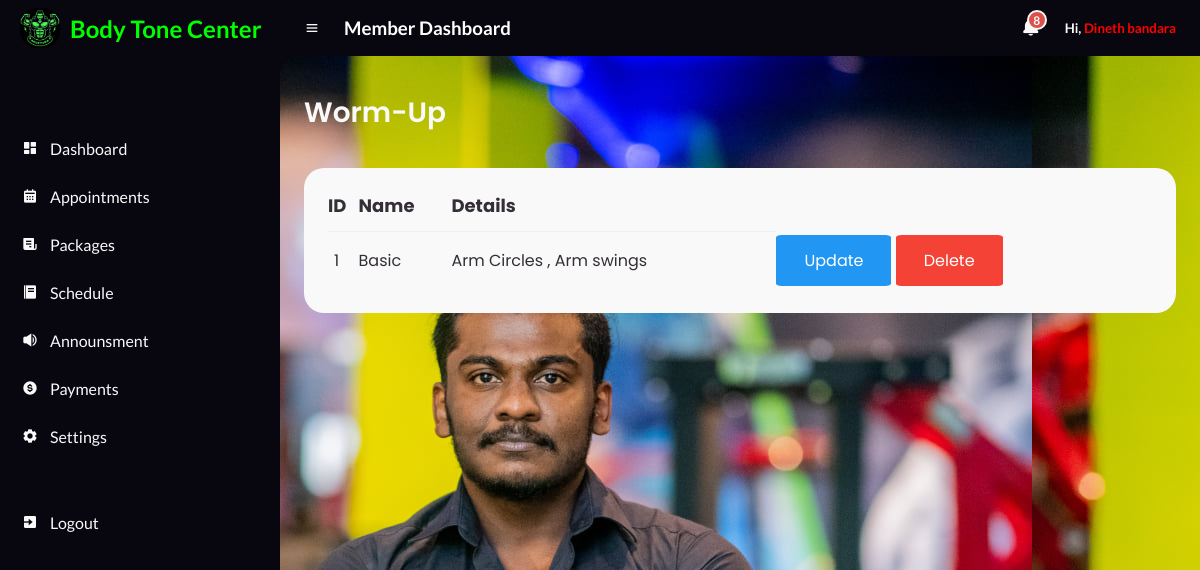
The app's page /Member/Wormup.php (signed in) with its own data.
### tables this page shows
CREATE TABLE `warm_up` (
  `id` int(100) NOT NULL,
  `name` varchar(50) NOT NULL,
  `details` varchar(100) NOT NULL
);

### Member/WormupBody.php (the view, shortened to what this page needs)
<main>
	<div class="head-title">
		<div class="left">
			<h1>Worm-Up</h1>
		</div>
	</div>
	<div class="table-data">
		<div class="order">
			<table class="table">
				<thead>
					<tr>
						<th style="font-size: large;">ID</th>
						<th style="font-size: large;">Name</th>
						<th style="font-size: large;">Details</th>
					</tr>
				</thead>
				<tbody>
					<?php
					$servername = "localhost";
					$username = "root";
					$password = "";
					$database = "body_tone_db";
					$connection = new mysqli($servername, $username, $password, $database);
					$sql = "SELECT * FROM warm_up";
					$result = $connection->query($sql);
					while ($row = $result->fetch_assoc()) {
						echo "
                    <tr>
                    <td>$row[id]</td>
                    <td>$row[name]</td>
                    <td>$row[details]</td>
                    <td >
                        <a class='btn info btn-sm' href='Wormup_Edit.php?id=$row[id]'>Update</a>
                        <a class='btn danger btn-sm' href='Wormup_Delete.php?id=$row[id]'>Delete</a>
                    </td>
                </tr>
                    ";
					}
					?>
				</tbody>
			</table>
		</div>
	</div>
</main>

### Member/css/style.css (style rules this page uses)
* { margin: 0; padding: 0; box-sizing: border-box; }
a { text-decoration: none; }
:root { --poppins: 'Poppins', sans-serif; --lato: 'Lato', sans-serif; --light: #F9F9F9; --blue: #3C91E6; --light-blue: #CFE8FF; --grey: #eee; --dark-grey: #AAAAAA; --dark: #342E37; --red: #DB504A; --yellow: #FFCE26; --light-yellow: #FFF2C6; --orange: #FD7238; --light-orange: #FFE0D3; --black: #000000; --light-black: #1b1a1a; --li-black: #6F6C6C ; --slow-black:#08070f ; --lime:lime; }
html { overflow-x: hidden; }
body { background-image: url("8.jpg"); overflow-x: hidden; }
#content main { width: 100%; padding: 36px 24px; font-family: var(--poppins); max-height: calc(100vh - 56px); overflow-y: auto; }
#content main .head-title { display: flex; align-items: center; justify-content: space-between; grid-gap: 16px; flex-wrap: wrap; }
#content main .head-title .left h1 { font-size: 28px; font-weight: 600; margin-bottom: 10px; color: var(--light); }
#content main .table-data { display: flex; flex-wrap: wrap; grid-gap: 24px; margin-top: 24px; width: 100%; color: var(--dark); }
#content main .table-data > div { border-radius: 20px; background: var(--light); padding: 24px; overflow-x: auto; }
#content main .table-data .order { flex-grow: 1; flex-basis: 500px; }
#content main .table-data .order table { width: 100%; border-collapse: collapse; }
#content main .table-data .order table th { padding-bottom: 12px; font-size: 13px; text-align: left; border-bottom: 1px solid var(--grey); }
#content main .table-data .order table td { padding: 16px 0; }
#content main .table-data .order table tr td:first-child { display: flex; align-items: center; grid-gap: 12px; padding-left: 6px; }

### Member/css/btn.css (style rules this page uses)
.btn { border: none; color: white; padding: 14px 28px; cursor: pointer; border-radius: 5%; }
.info { background-color: #2196F3; }
.danger { background-color: #f44336; }

### records on screen
warm_up: id "1", name "Basic", details "Arm Circles , Arm swings"

### other values on screen
$_SESSION['member_name'] "Dineth bandara"
